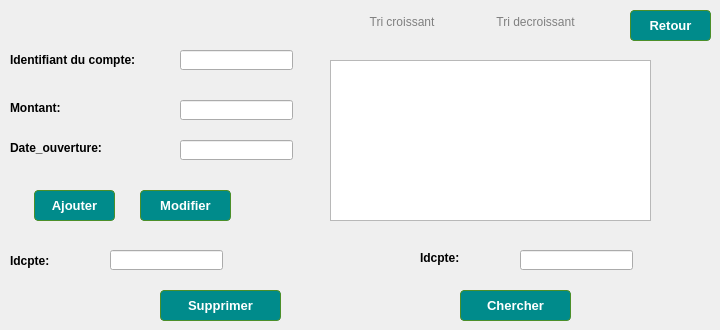
      <widget class="QWidget" name="tab_6">
       <attribute name="title">
        <string>Gestion des cartes_soldes</string>
       </attribute>
       <widget class="QPushButton" name="pushButton_ajouter">
        <property name="geometry">
         <rect>
          <x>34</x>
          <y>190</y>
          <width>81</width>
          <height>31</height>
         </rect>
        </property>
        <property name="contextMenuPolicy">
         <enum>Qt::NoContextMenu</enum>
        </property>
        <property name="styleSheet">
         <string notr="true">#pushButton_ajouter{
-moz-box-shadow: 0px 10px 14px -7px #3e7327;
	-webkit-box-shadow: 0px 10px 14px -7px #3e7327;
	box-shadow: 0px 10px 14px -7px #3e7327;
	background:-webkit-gradient(linear, left top, left bottom, color-stop(0.05, #77b55a), color-stop(1, #72b352));
	background:-moz-linear-gradient(top, #77b55a 5%, #72b352 100%);
	background:-webkit-linear-gradient(top, #77b55a 5%, #72b352 100%);
	background:-o-linear-gradient(top, #77b55a 5%, #72b352 100%);
	background:-ms-linear-gradient(top, #77b55a 5%, #72b352 100%);
	background:linear-gradient(to bottom, #77b55a 5%, #72b352 100%);
	
	background-color:darkCyan;
	-moz-border-radius:4px;
	-webkit-border-radius:4px;
	border-radius:4px;
	border:1px solid #4b8f29;
	display:inline-block;
	cursor:pointer;
	color:#ffffff;
	font-family:Arial;
	font-size:13px;
	font-weight:bold;
	padding:6px 12px;
	text-decoration:none;
	text-shadow:0px 1px 0px #5b8a3c;
}
#pushButton_ajouter:hover{
background:-webkit-gradient(linear, left top, left bottom, color-stop(0.05, #72b352), color-stop(1, #77b55a));
	background:-moz-linear-gradient(top, #72b352 5%, #77b55a 100%);
	background:-webkit-linear-gradient(top, #72b352 5%, #77b55a 100%);
	background:-o-linear-gradient(top, #72b352 5%, #77b55a 100%);
	background:-ms-linear-gradient(top, #72b352 5%, #77b55a 100%);
	background:linear-gradient(to bottom, #72b352 5%, #77b55a 100%);
	
	background-color:blue;
}</string>
        </property>
        <property name="text">
         <string>Ajouter</string>
        </property>
        <property name="checkable">
         <bool>false</bool>
        </property>
        <property name="autoDefault">
         <bool>false</bool>
        </property>
        <property name="default">
         <bool>false</bool>
        </property>
        <property name="flat">
         <bool>false</bool>
        </property>
       </widget>
       <widget class="QPushButton" name="pushButton_modifier">
        <property name="geometry">
         <rect>
          <x>140</x>
          <y>190</y>
          <width>91</width>
          <height>31</height>
         </rect>
        </property>
        <property name="font">
         <font>
          <family>Arial</family>
          <pointsize>-1</pointsize>
          <weight>75</weight>
          <bold>true</bold>
          <underline>false</underline>
          <strikeout>false</strikeout>
         </font>
        </property>
        <property name="autoFillBackground">
         <bool>false</bool>
        </property>
        <property name="styleSheet">
         <string notr="true">#pushButton_modifier
{
-moz-box-shadow: 0px 10px 14px -7px #3e7327;
	-webkit-box-shadow: 0px 10px 14px -7px #3e7327;
	box-shadow: 0px 10px 14px -7px #3e7327;
	background:-webkit-gradient(linear, left top, left bottom, color-stop(0.05, #77b55a), color-stop(1, #72b352));
	background:-moz-linear-gradient(top, #77b55a 5%, #72b352 100%);
	background:-webkit-linear-gradient(top, #77b55a 5%, #72b352 100%);
	background:-o-linear-gradient(top, #77b55a 5%, #72b352 100%);
	background:-ms-linear-gradient(top, #77b55a 5%, #72b352 100%);
	background:linear-gradient(to bottom, #77b55a 5%, #72b352 100%);
	
	background-color:darkCyan;
	-moz-border-radius:4px;
	-webkit-border-radius:4px;
	border-radius:4px;
	border:1px solid #4b8f29;
	display:inline-block;
	cursor:pointer;
	color:#ffffff;
	font-family:Arial;
	font-size:13px;
	font-weight:bold;
	padding:6px 12px;
	text-decoration:none;
	text-shadow:0px 1px 0px #5b8a3c;
}
#pushButton_modifier:hover{
background:-webkit-gradient(linear, left top, left bottom, color-stop(0.05, #72b352), color-stop(1, #77b55a));
	background:-moz-linear-gradient(top, #72b352 5%, #77b55a 100%);
	background:-webkit-linear-gradient(top, #72b352 5%, #77b55a 100%);
	background:-o-linear-gradient(top, #72b352 5%, #77b55a 100%);
	background:-ms-linear-gradient(top, #72b352 5%, #77b55a 100%);
	background:linear-gradient(to bottom, #72b352 5%, #77b55a 100%);
	
	background-color:blue;
}</string>
        </property>
        <property name="text">
         <string>Modifier</string>
        </property>
       </widget>
       <widget class="QLineEdit" name="lineEdit_id2">
        <property name="geometry">
         <rect>
          <x>180</x>
          <y>50</y>
          <width>113</width>
          <height>20</height>
         </rect>
        </property>
       </widget>
       <widget class="QLineEdit" name="lineEdit_tarif">
        <property name="geometry">
         <rect>
          <x>180</x>
          <y>100</y>
          <width>113</width>
          <height>20</height>
         </rect>
        </property>
       </widget>
       <widget class="QTableView" name="tab_place">
        <property name="geometry">
         <rect>
          <x>330</x>
          <y>60</y>
          <width>321</width>
          <height>161</height>
         </rect>
        </property>
        <property name="styleSheet">
         <string notr="true"/>
        </property>
       </widget>
       <widget class="QLabel" name="label_9">
        <property name="geometry">
         <rect>
          <x>10</x>
          <y>100</y>
          <width>131</width>
          <height>16</height>
         </rect>
        </property>
        <property name="font">
         <font>
          <weight>75</weight>
          <bold>true</bold>
         </font>
        </property>
        <property name="text">
         <string>Montant:</string>
        </property>
       </widget>
       <widget class="QPushButton" name="pushButton_supprimer">
        <property name="geometry">
         <rect>
          <x>160</x>
          <y>290</y>
          <width>121</width>
          <height>31</height>
         </rect>
        </property>
        <property name="styleSheet">
         <string notr="true">#pushButton_supprimer{
-moz-box-shadow: 0px 10px 14px -7px #3e7327;
	-webkit-box-shadow: 0px 10px 14px -7px #3e7327;
	box-shadow: 0px 10px 14px -7px #3e7327;
	background:-webkit-gradient(linear, left top, left bottom, color-stop(0.05, #77b55a), color-stop(1, #72b352));
	background:-moz-linear-gradient(top, #77b55a 5%, #72b352 100%);
	background:-webkit-linear-gradient(top, #77b55a 5%, #72b352 100%);
	background:-o-linear-gradient(top, #77b55a 5%, #72b352 100%);
	background:-ms-linear-gradient(top, #77b55a 5%, #72b352 100%);
	background:linear-gradient(to bottom, #77b55a 5%, #72b352 100%);
	
	background-color:darkCyan;
	-moz-border-radius:4px;
	-webkit-border-radius:4px;
	border-radius:4px;
	border:1px solid #4b8f29;
	display:inline-block;
	cursor:pointer;
	color:#ffffff;
	font-family:Arial;
	font-size:13px;
	font-weight:bold;
	padding:6px 12px;
	text-decoration:none;
	text-shadow:0px 1px 0px #5b8a3c;
}
#pushButton_supprimer:hover{
background:-webkit-gradient(linear, left top, left bottom, color-stop(0.05, #72b352), color-stop(1, #77b55a));
	background:-moz-linear-gradient(top, #72b352 5%, #77b55a 100%);
	background:-webkit-linear-gradient(top, #72b352 5%, #77b55a 100%);
	background:-o-linear-gradient(top, #72b352 5%, #77b55a 100%);
	background:-ms-linear-gradient(top, #72b352 5%, #77b55a 100%);
	background:linear-gradient(to bottom, #72b352 5%, #77b55a 100%);
	
	background-color:blue;
}
</string>
        </property>
        <property name="text">
         <string>Supprimer</string>
        </property>
       </widget>
       <widget class="QLineEdit" name="lineEdit_idd">
        <property name="geometry">
         <rect>
          <x>110</x>
          <y>250</y>
          <width>113</width>
          <height>20</height>
         </rect>
        </property>
       </widget>
       <widget class="QLabel" name="label_15">
        <property name="geometry">
         <rect>
          <x>10</x>
          <y>250</y>
          <width>81</width>
          <height>21</height>
         </rect>
        </property>
        <property name="font">
         <font>
          <weight>75</weight>
          <bold>true</bold>
         </font>
        </property>
        <property name="text">
         <string>Idcpte:</string>
        </property>
       </widget>
       <widget class="QPushButton" name="pushButton_chercher">
        <property name="geometry">
         <rect>
          <x>460</x>
          <y>290</y>
          <width>111</width>
          <height>31</height>
         </rect>
        </property>
        <property name="autoFillBackground">
         <bool>false</bool>
        </property>
        <property name="styleSheet">
         <string notr="true">#pushButton_chercher
{
-moz-box-shadow: 0px 10px 14px -7px #3e7327;
	-webkit-box-shadow: 0px 10px 14px -7px #3e7327;
	box-shadow: 0px 10px 14px -7px #3e7327;
	background:-webkit-gradient(linear, left top, left bottom, color-stop(0.05, #77b55a), color-stop(1, #72b352));
	background:-moz-linear-gradient(top, #77b55a 5%, #72b352 100%);
	background:-webkit-linear-gradient(top, #77b55a 5%, #72b352 100%);
	background:-o-linear-gradient(top, #77b55a 5%, #72b352 100%);
	background:-ms-linear-gradient(top, #77b55a 5%, #72b352 100%);
	background:linear-gradient(to bottom, #77b55a 5%, #72b352 100%);
	
	background-color: darkCyan ;
	-moz-border-radius:4px;
	-webkit-border-radius:4px;
	border-radius:4px;
	border:1px solid #4b8f29;
	display:inline-block;
	cursor:pointer;
	color:#ffffff;
	font-family:Arial;
	font-size:13px;
	font-weight:bold;
	padding:6px 12px;
	text-decoration:none;
	text-shadow:0px 1px 0px #5b8a3c;
}
#pushButton_chercher:hover{
background:-webkit-gradient(linear, left top, left bottom, color-stop(0.05, #72b352), color-stop(1, #77b55a));
	background:-moz-linear-gradient(top, #72b352 5%, #77b55a 100%);
	background:-webkit-linear-gradient(top, #72b352 5%, #77b55a 100%);
	background:-o-linear-gradient(top, #72b352 5%, #77b55a 100%);
	background:-ms-linear-gradient(top, #72b352 5%, #77b55a 100%);
	background:linear-gradient(to bottom, #72b352 5%, #77b55a 100%);
	
	background-color:blue;
}</string>
        </property>
        <property name="text">
         <string>Chercher</string>
        </property>
       </widget>
       <widget class="QLineEdit" name="chercher">
        <property name="geometry">
         <rect>
          <x>520</x>
          <y>250</y>
          <width>113</width>
          <height>20</height>
         </rect>
        </property>
       </widget>
       <widget class="QPushButton" name="pushButton_5">
        <property name="geometry">
         <rect>
          <x>360</x>
          <y>10</y>
          <width>81</width>
          <height>23</height>
         </rect>
        </property>
        <property name="styleSheet">
         <string notr="true">QPushButton {
            color: grey;
            border-image: url(/home/kamlie/code/button.png) 3 10 3 10;
            border-top: 3px transparent;
            border-bottom: 3px transparent;
            border-right: 10px transparent;
            border-left: 10px transparent;
        }
</string>
        </property>
        <property name="text">
         <string> Tri croissant</string>
        </property>
       </widget>
       <widget class="QPushButton" name="pushButton_6">
        <property name="geometry">
         <rect>
          <x>480</x>
          <y>10</y>
          <width>111</width>
          <height>23</height>
         </rect>
        </property>
        <property name="styleSheet">
         <string notr="true">QPushButton {
            color: grey;
            border-image: url(/home/kamlie/code/button.png) 3 10 3 10;
            border-top: 3px transparent;
            border-bottom: 3px transparent;
            border-right: 10px transparent;
            border-left: 10px transparent;
        }
</string>
        </property>
        <property name="text">
         <string>Tri decroissant</string>
        </property>
       </widget>
       <widget class="QPushButton" name="pushButton_9">
        <property name="geometry">
         <rect>
          <x>630</x>
          <y>10</y>
          <width>81</width>
          <height>31</height>
         </rect>
        </property>
        <property name="styleSheet">
         <string notr="true">#pushButton_9{
-moz-box-shadow: 0px 10px 14px -7px #3e7327;
	-webkit-box-shadow: 0px 10px 14px -7px #3e7327;
	box-shadow: 0px 10px 14px -7px #3e7327;
	background:-webkit-gradient(linear, left top, left bottom, color-stop(0.05, #77b55a), color-stop(1, #72b352));
	background:-moz-linear-gradient(top, #77b55a 5%, #72b352 100%);
	background:-webkit-linear-gradient(top, #77b55a 5%, #72b352 100%);
	background:-o-linear-gradient(top, #77b55a 5%, #72b352 100%);
	background:-ms-linear-gradient(top, #77b55a 5%, #72b352 100%);
	background:linear-gradient(to bottom, #77b55a 5%, #72b352 100%);
	
	background-color:darkCyan;
	-moz-border-radius:4px;
	-webkit-border-radius:4px;
	border-radius:4px;
	border:1px solid #4b8f29;
	display:inline-block;
	cursor:pointer;
	color:#ffffff;
	font-family:Arial;
	font-size:13px;
	font-weight:bold;
	padding:6px 12px;
	text-decoration:none;
	text-shadow:0px 1px 0px #5b8a3c;
}
#pushButton_3:hover{
background:-webkit-gradient(linear, left top, left bottom, color-stop(0.05, #72b352), color-stop(1, #77b55a));
	background:-moz-linear-gradient(top, #72b352 5%, #77b55a 100%);
	background:-webkit-linear-gradient(top, #72b352 5%, #77b55a 100%);
	background:-o-linear-gradient(top, #72b352 5%, #77b55a 100%);
	background:-ms-linear-gradient(top, #72b352 5%, #77b55a 100%);
	background:linear-gradient(to bottom, #72b352 5%, #77b55a 100%);
	
	background-color:blue;
}</string>
        </property>
        <property name="text">
         <string>Retour</string>
        </property>
       </widget>
       <widget class="QLabel" name="label_14">
        <property name="geometry">
         <rect>
          <x>10</x>
          <y>50</y>
          <width>151</width>
          <height>20</height>
         </rect>
        </property>
        <property name="font">
         <font>
          <weight>75</weight>
          <bold>true</bold>
         </font>
        </property>
        <property name="text">
         <string>Identifiant du compte:</string>
        </property>
       </widget>
       <widget class="QLabel" name="label_16">
        <property name="geometry">
         <rect>
          <x>420</x>
          <y>250</y>
          <width>81</width>
          <height>16</height>
         </rect>
        </property>
        <property name="font">
         <font>
          <weight>75</weight>
          <bold>true</bold>
         </font>
        </property>
        <property name="text">
         <string>Idcpte:</string>
        </property>
       </widget>
       <widget class="QLabel" name="label_17">
        <property name="geometry">
         <rect>
          <x>10</x>
          <y>140</y>
          <width>131</width>
          <height>16</height>
         </rect>
        </property>
        <property name="font">
         <font>
          <weight>75</weight>
          <bold>true</bold>
         </font>
        </property>
        <property name="text">
         <string>Date_ouverture:</string>
        </property>
       </widget>
       <widget class="QLineEdit" name="lineEdit_tarif_2">
        <property name="geometry">
         <rect>
          <x>180</x>
          <y>140</y>
          <width>113</width>
          <height>20</height>
         </rect>
        </property>
       </widget>
      </widget>
